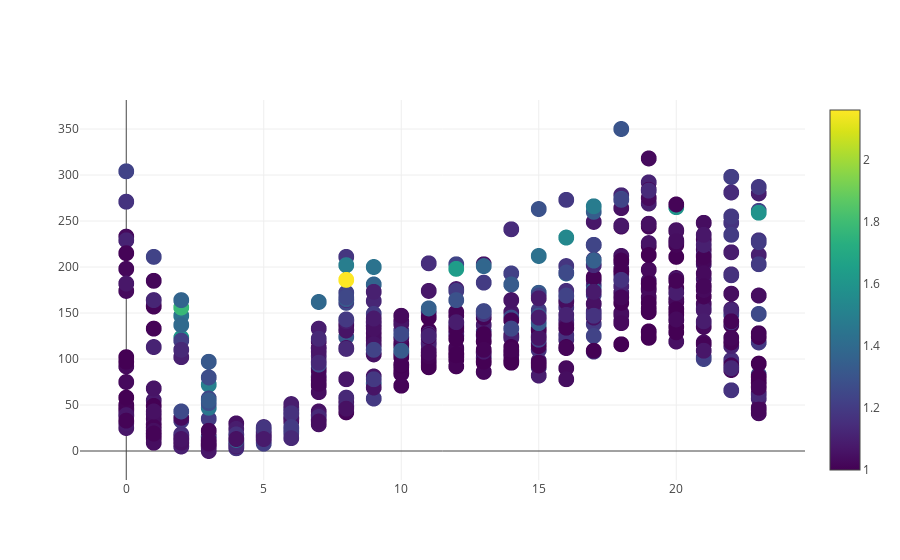

The code cell stored with this chart in its notebook:
### Code cell
import pandas as pd
import numpy as np
import plotly
import plotly.plotly as py
import plotly.graph_objs as go
from plotly.graph_objs import *

plotly.offline.init_notebook_mode(connected=True)


# Create a trace
trace = go.Scattergl(
    x = df['Hour'],
    y = df['requests'],
    mode = 'markers',
    marker=dict(
        size='16',
        color = df['mean_surge_multipler'], #set color equal to a variable
        colorscale='Viridis',
        showscale=True,
    )
)

data = [trace]

# Plot and embed in ipython notebook!
#py.iplot(data, filename='basic-scatter')
plotly.offline.iplot(data)

### Figure 1 — Plotly figure (JSON) as saved in the notebook; plotly's stock layout.template omitted (floating-point values rounded to 4 significant figures; data arrays with more than 128 entries replaced by an {"elided": "..."} marker saying what was removed)
{"data": [{"marker": {"color": {"elided": "672 float values"}, "colorscale": "Viridis", "showscale": true, "size": "16"}, "mode": "markers", "type": "scattergl", "x": {"elided": "672 int values"}, "y": {"elided": "672 int values"}}], "layout": {}}
